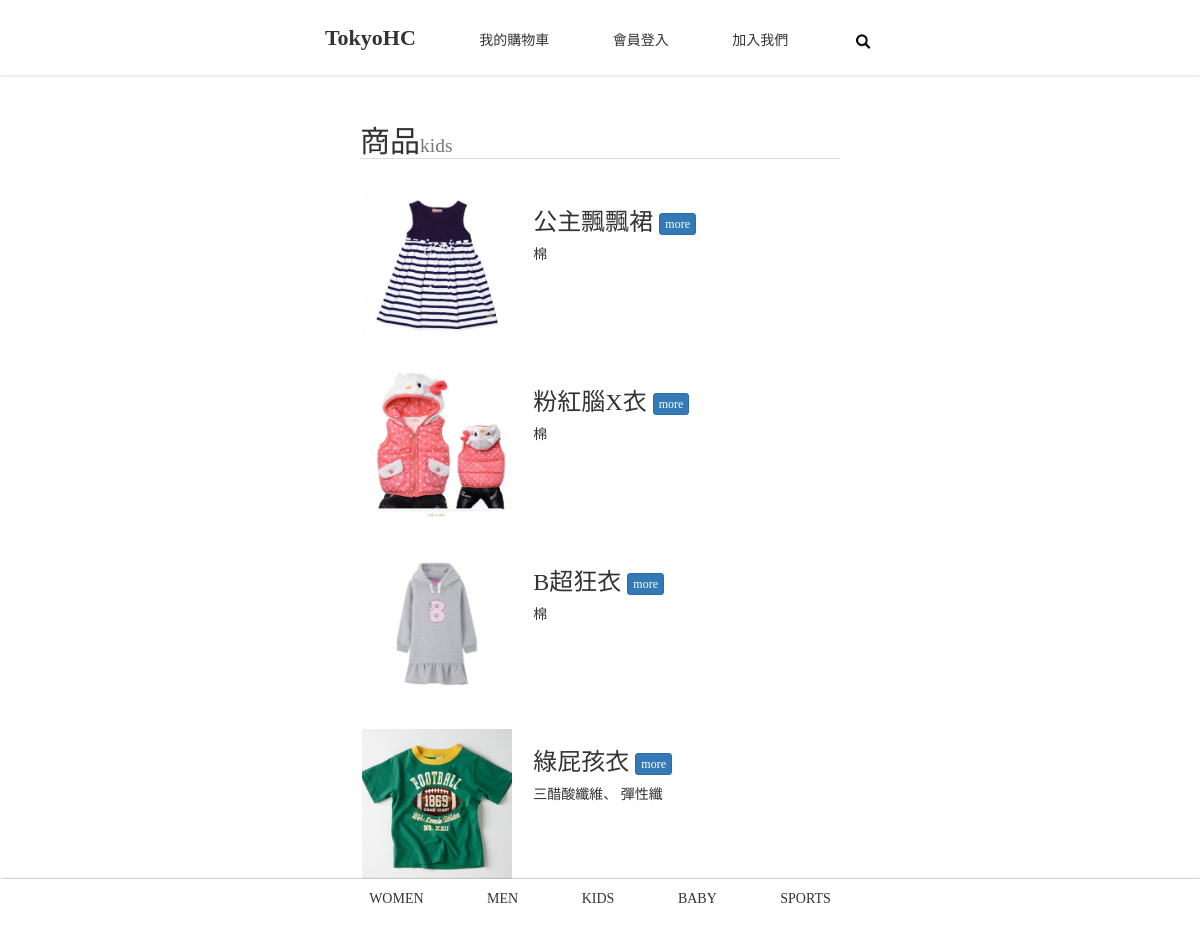
The app's page /index.php/commodity/kids with its own data.
### tables this page shows
CREATE TABLE `commodity` (
  `commodity_id` int(11) NOT NULL,
  `cy_type` varchar(10) NOT NULL,
  `name` text NOT NULL,
  `file_name` varchar(100) NOT NULL,
  `discount` int(11) DEFAULT NULL,
  `material` text NOT NULL,
  `price` int(11) NOT NULL
);

### application/controllers/commodity.php (called while the page is built, shortened)
<?php
class commodity extends CI_Controller {
	public function kids(){
		$type = 'kids';
		$query = $this->db->query("select * from commodity where cy_type=? order by commodity_id desc",[$type])->result();
		$this->load->view('client/header');
		$this->load->view('client/commodity',['type'=>$type,'commoditys'=>$query]);
		$this->load->view('client/menu');
	}
}

### index.php (called while the page is built, shortened)
<?php
require_once BASEPATH.'core/CodeIgniter.php';

### application/views/client/commodity.php (the view, shortened to what this page needs)
<div id="body">
	<h2>商品<small><?=$type?></small></h2>
	<?php
		foreach($commoditys as $v){
			?>
				<div class="its" >
					<div style="background-image: url('<?=base_url().'uploads/'.$v->file_name?>')" ></div>
					<div>
						<h3>
							<?=$v->name?>
							<button type="button" class="btn btn-primary btn-xs" onclick=location.href="<?=base_url().'commodity/itit/'.$v->commodity_id?>">more</button>
						</h3>
						<div>
							<?=$v->material?>
						</div>
					</div>
				</div>
			<?php
		}
	?>
</div>

### application/views/client/header.php (style rules this page uses)
* { font-family: "微軟正黑體"; color:#333; margin:0; padding: 0; }
h2 { border-bottom: 1px solid #ddd; }

### application/views/client/commodity.php (style rules this page uses)
#body { padding: 0px calc((100% - 480px) / 2); margin-bottom:60px; }
.its { width: 100%; height: 150px; display: -webkit-flex; display: flex; margin: 30px 0px; }
.its > div { height: 100%; }
.its > div:nth-child(2) { flex: 2; padding-left: 20px; }
.its > div:nth-child(1) { flex: 1; background-repeat: no-repeat; background-position: center; background-size: contain; }

### records on screen
commodity: file_name (picture), name "公主飄飄裙", material "棉"
commodity: file_name (picture), name "粉紅腦X衣", material "棉"
commodity: file_name (picture), name "B超狂衣", material "棉"
commodity: file_name (picture), name "綠屁孩衣", material "三醋酸纖維、 彈性纖"

### other values on screen
$type "kids"
